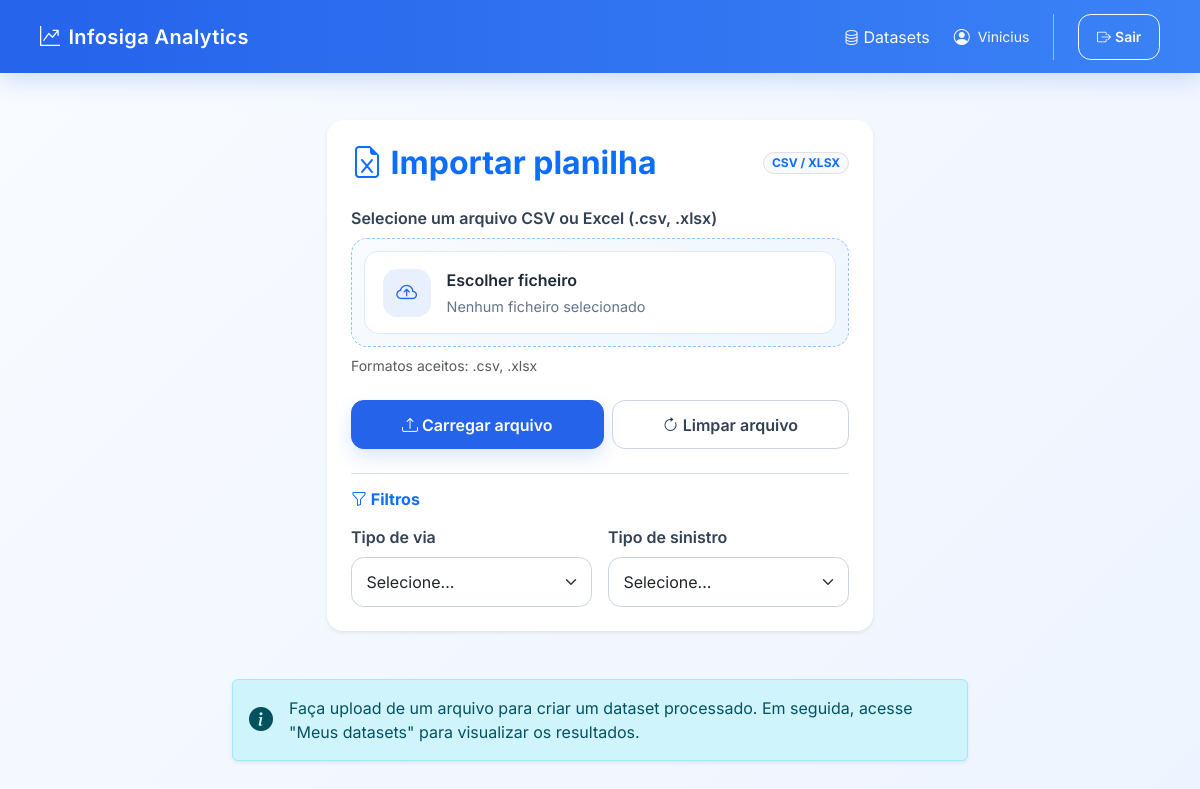
Page / (signed in) on the earlier database version.
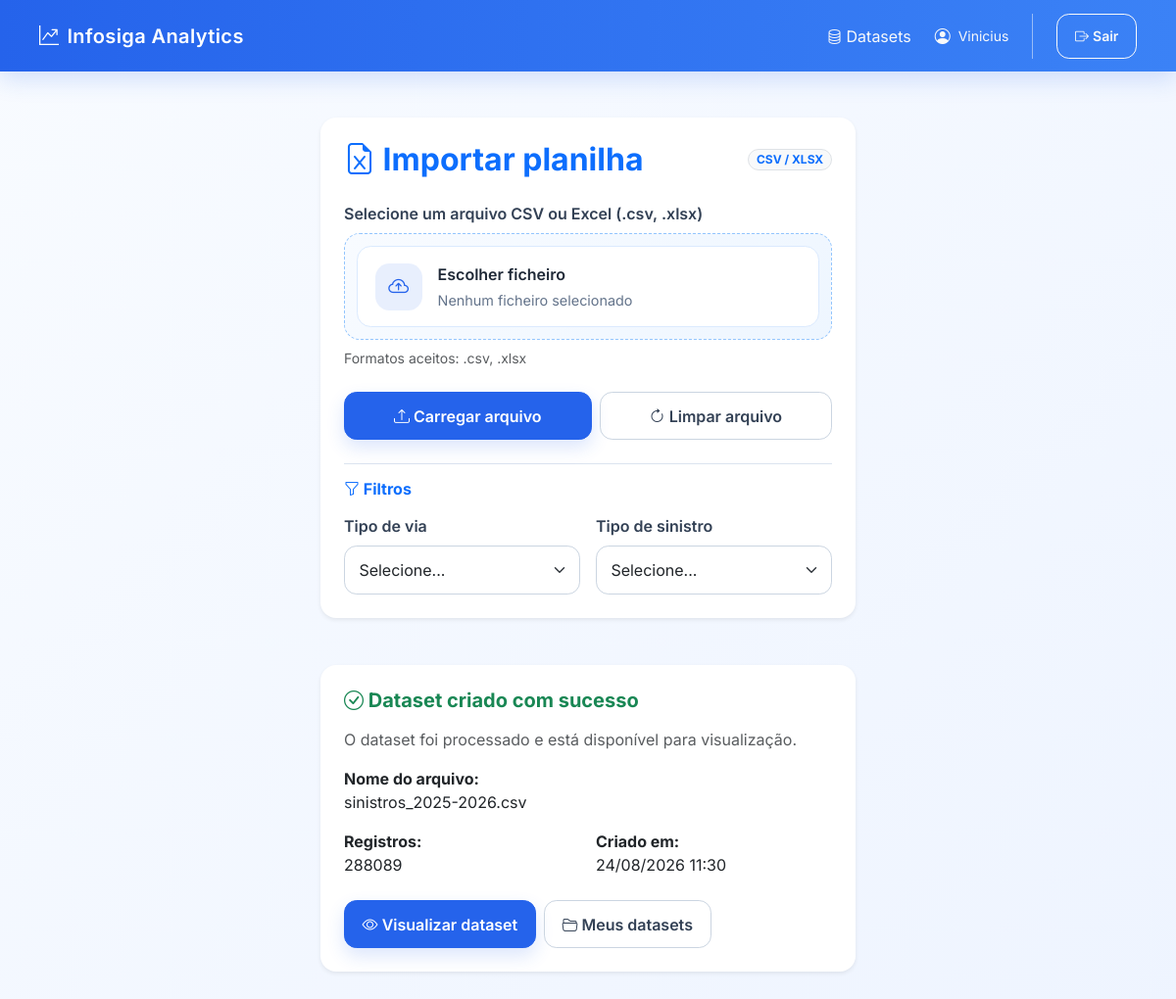
Same page on the later database version.
### analytics/models.py (models this page shows, shortened)
class Dataset(models.Model):
    usuario = models.ForeignKey(
        settings.AUTH_USER_MODEL,
        on_delete=models.CASCADE,
        related_name="datasets",
    )
    nome_original = models.CharField(
        max_length=255
    )
    arquivo = models.FileField(
        upload_to="datasets/"
    )
    quantidade_registros = models.PositiveIntegerField(
        default=0
    )
    criado_em = models.DateTimeField(
        auto_now_add=True
    )
    atualizado_em = models.DateTimeField(
        auto_now=True
    )
    resultado_processado = models.FileField(
        upload_to="datasets/processed/",
        null=True,
        blank=True,
    )

### analytics/views/home.py (the view)
# urls.py: path("", home, name="home"),
@login_required
def home(request):
    if request.GET.get("clear") == "1":
        request.session.pop("last_dataset_id", None)
        request.session.pop("uploaded_file_info", None)
        request.session.modified = True
    form = UploadFileForm()
    context = {"form": form}
    last_dataset_id = request.session.get("last_dataset_id")
    if last_dataset_id:
        new_dataset = DatasetService.get_for_user(last_dataset_id, request.user)
        if new_dataset:
            context["new_dataset"] = new_dataset
    uploaded_file_info = request.session.get("uploaded_file_info")
    if uploaded_file_info:
        context["uploaded_file_info"] = uploaded_file_info
    return render(request, "analytics/home.html", context)

### analytics/forms.py (shortened to what this page needs)
class UploadFileForm(forms.Form):
    arquivo = forms.FileField(
        label="Selecione um arquivo",
        required=True,
        widget=forms.ClearableFileInput(
            attrs={
                "class": "form-control",
                "accept": ".csv,.xlsx,application/vnd.ms-excel,application/vnd.openxmlformats-officedocument.spreadsheetml.sheet,text/csv",
            }
        ),
    )

### analytics/persistence/datasets.py (called while the page is built)
def get_dataset_for_user(dataset_id, usuario):
    return (
        Dataset.objects
        .filter(
            id=dataset_id,
            usuario=usuario,
        )
        .first()
    )

### analytics/services/dataset_service.py (called while the page is built)
    @staticmethod
    def get_for_user(dataset_id, usuario):
        return dataset_persistence.get_dataset_for_user(dataset_id, usuario)

### analytics/templates/analytics/home.html (shortened to what the changed rows need)
{% extends "analytics/base.html" %}
{% block content %}
<form id="uploadForm" enctype="multipart/form-data" method="POST" action="{% url 'upload_file' %}">
    <div class="row justify-content-center mb-5">
        <div class="col-lg-6 col-md-8">
            <div class="card shadow-sm border-0">
                <div class="card-body p-4">
                    <div class="d-flex align-items-center justify-content-between mb-4">
                        <h2 class="card-title mb-0 text-primary">
                            <i class="bi bi-file-earmark-excel"></i> Importar planilha
                        </h2>
                    </div>
                </div>
            </div>
        </div>
    </div>
</form>
{% if new_dataset %}
<div class="row justify-content-center mb-4">
    <div class="col-lg-6 col-md-8">
        <div class="card shadow-sm border-0">
            <div class="card-body p-4">
                <h5 class="card-title mb-3 text-success">
                    <i class="bi bi-check-circle"></i> Dataset criado com sucesso
                </h5>
                <div class="mb-3 text-muted">
                    O dataset foi processado e está disponível para visualização.
                </div>
                <div class="row g-3 mb-4">
                    <div class="col-12">
                        <strong>Nome do arquivo:</strong>
                        <div>{{ new_dataset.nome_original }}</div>
                    </div>
                    <div class="col-6">
                        <strong>Registros:</strong>
                        <div>{{ new_dataset.quantidade_registros }}</div>
                    </div>
                    <div class="col-6">
                        <strong>Criado em:</strong>
                        <div>{{ new_dataset.criado_em|date:"d/m/Y H:i" }}</div>
                    </div>
                </div>
                <div class="d-flex gap-2 flex-wrap">
                    <a href="{% url 'dataset_detail' new_dataset.id %}" class="btn btn-primary">
                        <i class="bi bi-eye"></i> Visualizar dataset
                    </a>
                    <a href="{% url 'dataset_list' %}" class="btn btn-outline-secondary">
                        <i class="bi bi-folder2-open"></i> Meus datasets
                    </a>
                </div>
            </div>
        </div>
    </div>
</div>
{% endif %}
{% if not new_dataset and not uploaded_file_info %}
<div class="row justify-content-center mt-4">
    <div class="col-lg-8 col-md-10">
        <div class="alert alert-info shadow-sm">
            <div class="d-flex align-items-center gap-3">
                <i class="bi bi-info-circle-fill fs-4"></i>
                <div>
                    Faça upload de um arquivo para criar um dataset processado. Em seguida, acesse "Meus datasets" para visualizar os resultados.
                </div>
            </div>
        </div>
    </div>
</div>
{% endif %}
{% endblock %}

Differences in the rows shown:
added Dataset: nome_original "sinistros_2025-2026.csv", quantidade_registros "288089", criado_em "24/08/2026 11:30"
Other differences:
text no longer shown: "Faça upload de um arquivo para criar um dataset processado. Em seguida, acesse \"Meus datasets\" para visualizar os resultados."
text now shown: "Dataset criado com sucesso O dataset foi processado e está disponível para visualização. Nome do arquivo: Registros: Criado em: Visualizar dataset Meus datasets"
